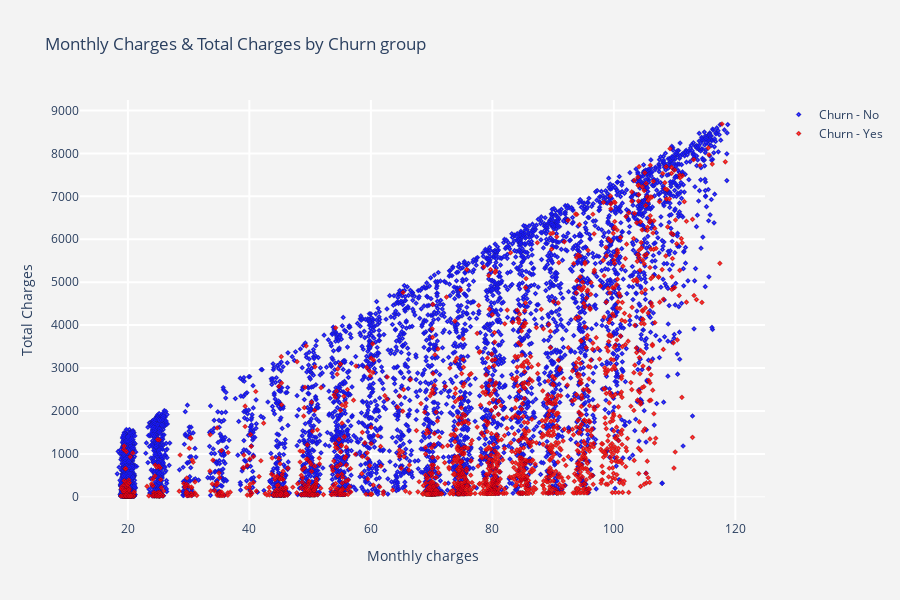

The cell this chart's notebook holds for it:
### Markdown cell above
# Key Takeaways

<ol>
    
<li>Gender is equally distributed for churn and non churn customers. </li>

<li>Majority of Customers donot fall in Seniority Age Group. Senior Churn Customers are more as compared to Non Churn senior Customers.</li>

<li>Being a Partner isnt too nuch of a factor for churning customers.</li>

<li>Majority of Dependent Customers have high risk of Churn.</li>

<li>Phone Service and Multiple Lines Distribution doesnt seem  a critical feature in deciding customer churn.</li>

<li>Majority of Churned Customers had opted for fiber optics, so we might need to further investigate on this feature.</li>

<li>There are chances churn customers are not happy with Online Security and Electronic Check Payment services</li>

<li>Month to Month Contract Customers have shown higher chances (~90%) of churning.</li>

<li>Streaming Movies, Streaming TV, Device Protection,Online Backup aint much of a factor.</li>

</ol>

### Code cell
#scatter plot monthly charges & total charges by churn group
def plot_churncharges_scatter(churn,color) :
    tracer = go.Scatter(x = telcom[telcom["Churn"] == churn]["MonthlyCharges"],
                        y = telcom[telcom["Churn"] == churn]["TotalCharges"],
                        mode = "markers",marker = dict(line = dict(color = "black",
                                                                   width = .2),
                                                       size = 4 , color = color,
                                                       symbol = "diamond-dot",
                                                      ),
                        name = "Churn - " + churn,
                        opacity = .9
                       )
    return tracer

trace_yes = plot_churncharges_scatter("Yes","red")
trace_no = plot_churncharges_scatter("No","blue")

data2   = [trace_no,trace_yes]

#layout
def layout_title(title) :
    layout = go.Layout(dict(title = title,
                            plot_bgcolor  = "rgb(243,243,243)",
                            paper_bgcolor = "rgb(243,243,243)",
                            xaxis = dict(gridcolor = 'rgb(255, 255, 255)',
                                         title = "Monthly charges",
                                         zerolinewidth=1,ticklen=5,gridwidth=2),
                            yaxis = dict(gridcolor = 'rgb(255, 255, 255)',
                                         title = "Total Charges",
                                         zerolinewidth=1,ticklen=5,gridwidth=2),
                            height = 600
                           )
                      )
    return layout

layout2  = layout_title("Monthly Charges & Total Charges by Churn group")
fig2 = go.Figure(data = data2,layout = layout2)
py.iplot(fig2)

### Figure 1 — Plotly figure (JSON) as saved in the notebook; plotly's stock layout.template omitted (floating-point values rounded to 4 significant figures; data arrays with more than 128 entries replaced by an {"elided": "..."} marker saying what was removed)
{"data": [{"marker": {"color": "blue", "line": {"color": "black", "width": 0.2}, "size": 4, "symbol": "diamond-dot"}, "mode": "markers", "name": "Churn - No", "opacity": 0.9, "type": "scatter", "x": {"elided": "5163 float values"}, "y": {"elided": "5163 float values"}}, {"marker": {"color": "red", "line": {"color": "black", "width": 0.2}, "size": 4, "symbol": "diamond-dot"}, "mode": "markers", "name": "Churn - Yes", "opacity": 0.9, "type": "scatter", "x": {"elided": "1869 float values"}, "y": {"elided": "1869 float values"}}], "layout": {"height": 600, "paper_bgcolor": "rgb(243,243,243)", "plot_bgcolor": "rgb(243,243,243)", "title": {"text": "Monthly Charges & Total Charges by Churn group"}, "xaxis": {"gridcolor": "rgb(255, 255, 255)", "gridwidth": 2, "ticklen": 5, "title": {"text": "Monthly charges"}, "zerolinewidth": 1}, "yaxis": {"gridcolor": "rgb(255, 255, 255)", "gridwidth": 2, "ticklen": 5, "title": {"text": "Total Charges"}, "zerolinewidth": 1}}}
